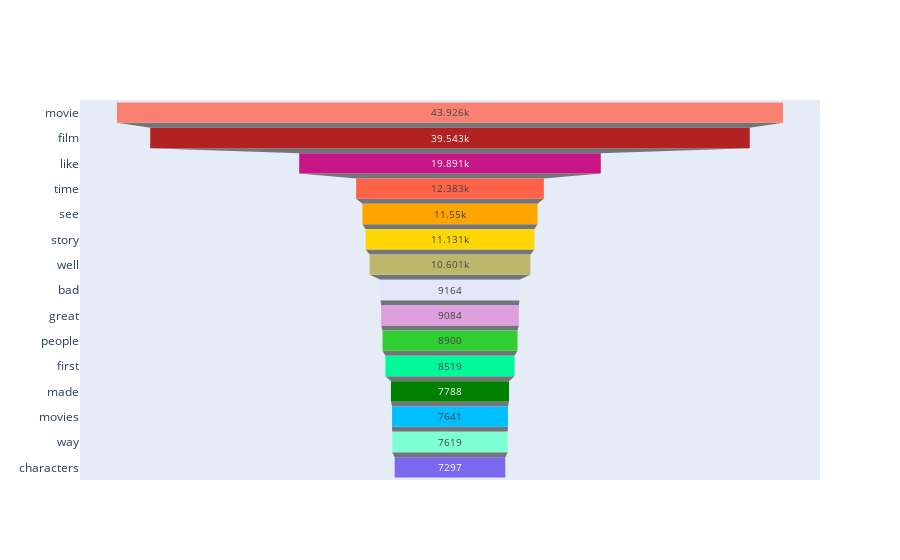

Write notebook code for a chart like this one.
### Code cell
go_figure(data=MostFrequentWordDF_Test)

### Figure 1 — Plotly figure (JSON) as saved in the notebook; plotly's stock layout.template omitted (floating-point values rounded to 4 significant figures)
{"data": [{"marker": {"color": ["Salmon", "FireBrick", "MediumVioletRed", "Tomato", "Orange", "Gold", "DarkKhaki", "Lavender", "Plum", "LimeGreen", "MediumSpringGreen", "Green", "DeepSkyBlue", "Aquamarine", "MediumSlateBlue"]}, "type": "funnel", "x": [43926, 39543, 19891, 12383, 11550, 11131, 10601, 9164, 9084, 8900, 8519, 7788, 7641, 7619, 7297], "y": ["movie", "film", "like", "time", "see", "story", "well", "bad", "great", "people", "first", "made", "movies", "way", "characters"]}], "layout": {}}
